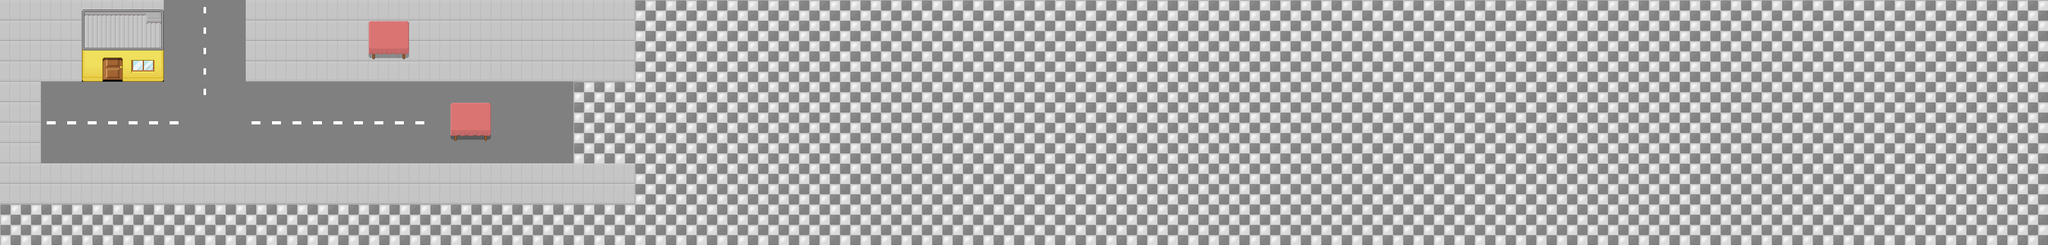

This game map was drawn from its Tiled (.tmx) file and the tilesets committed beside it. A one-line description and the trimmed map source follow:
An orthogonal 100x12 tile map with 32x32 px tiles, 3 tile layers (Road, Buildings, Solid), 2 tilesets and 3 objects.

<map version="1.0" orientation="orthogonal" width="100" height="12" tilewidth="32" tileheight="32">
 <tileset firstgid="1" name="example_tileset" tilewidth="32" tileheight="32">
  <image source="example_tileset.png" width="480" height="736" />
 </tileset>
 <tileset firstgid="346" name="tiles" tilewidth="32" tileheight="32">
  <image source="tiles.png" width="1024" height="1024" />
 </tileset>
 <layer name="Road" width="100" height="12">
  <data>[1200 cells, 1188 non-empty, 7 distinct tile ids]</data>
 </layer>
 <layer name="Buildings" width="100" height="12">
  <data>[1200 cells, 16 non-empty, 16 distinct tile ids]</data>
 </layer>
 <objectgroup name="Powerups" width="100" height="12" visible="0">
  <object x="562" y="201" width="29" height="28" />
  <object x="93" y="123" width="30" height="28" />
  <object x="199" y="215" width="29" height="29" />
 </objectgroup>
 <layer name="Solid" width="100" height="12">
  <data>[1200 cells, 8 non-empty, 4 distinct tile ids]</data>
 </layer>
</map>
